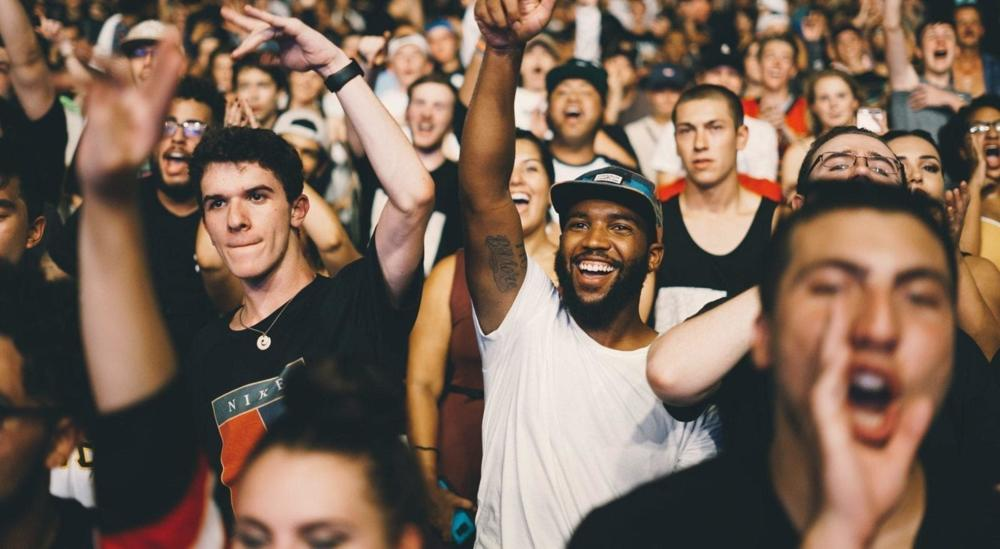
#> input picture figures/crowd/crowd_1000.jpeg, 1000 x 549 px; its folder holds 3 pictures in this run
$ python compressor2d_simple.py
#> lines starting #> are read from the running program, lines starting #| are printed output that depends on the picture; after the words box and inside, x2 and y2 are one past the last pixel; in counts of white or black regions, pixels touching at a corner belong together
import cv2
import numpy as np
from scipy import fftpack
import matplotlib.pyplot as plt
from math import pi, sqrt

for name in ['crowd']:
    for res in [1000, 500, 100]:
        img = cv2.imread(f'figures/{name}/{name}_{res}.jpeg', cv2.IMREAD_GRAYSCALE)
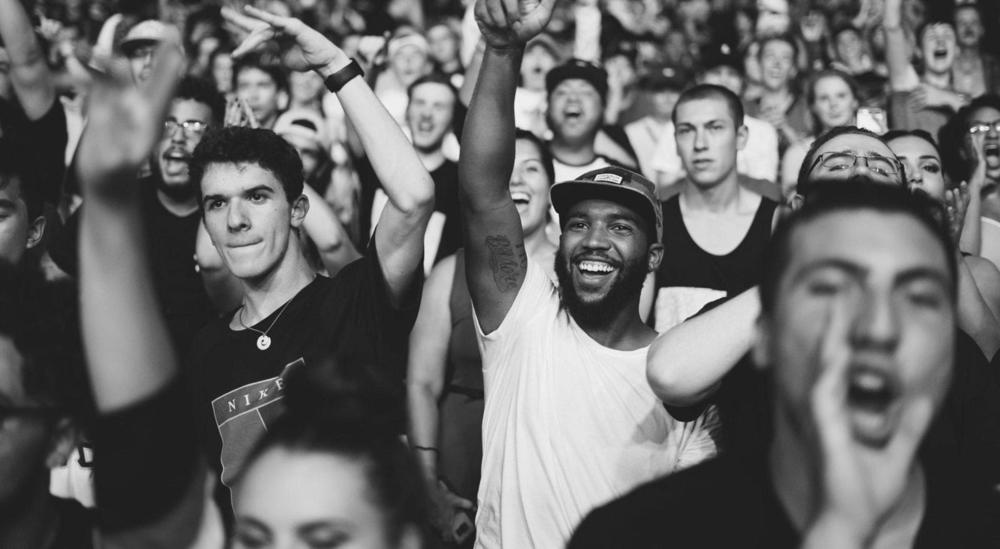
#> img: shape (549, 1000); min 13, max 252, mean 104.6

        M, N = img.shape
#> M = 549; N = 1000

        DFT_matrix = fftpack.fft2(img)
        F_shifted = fftpack.fftshift(DFT_matrix)

        new_size = 0.05
        r = sqrt(M*N*new_size/pi)
#> r = 93.48
        c = 0
        mask = np.zeros((M, N))
        for i in range(M):
            for j in range(N):
                if (i-M/2)**2 + (j-N/2)**2 < r**2:
                    mask[i, j] = 1
                    c += 1
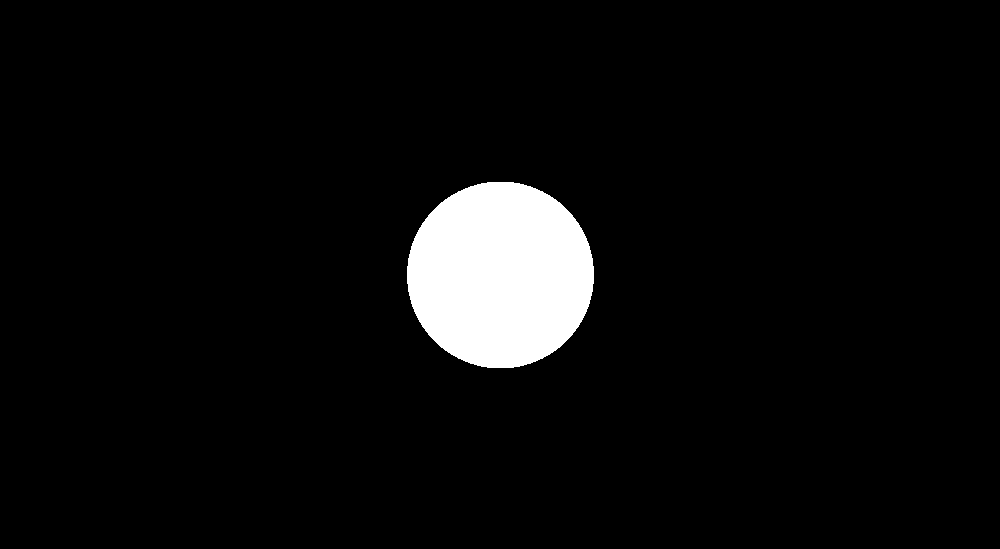
#> mask: shape (549, 1000) float64; values 0 (black) and 1 (white), 5% white; 1 white region, box (x1, y1, x2, y2) and area: (407, 182, 594, 368) 27446
#> after the loop, c = 27446

        F_restored = fftpack.ifftshift(F_shifted*mask)
        img_restored = fftpack.ifft2(F_restored).real

        plt.imshow(img_restored, cmap='gray')
        plt.title(f'{c/(M*N)*100:.2f}%')
        plt.axis('off')

        plt.tight_layout()
        plt.subplots_adjust(left=0, right=1, top=0.95, bottom=0, wspace=0.01)
        plt.suptitle(f'image of {name}, sized at {img.shape[1]}px x {img.shape[0]}px')

        plt.show()
